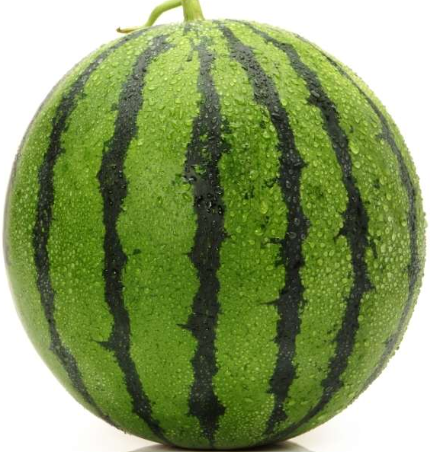
#> input picture Image_test/2.png, 430 x 452 px
$ python extract_features.py
#> lines starting #> are read from the running program, lines starting #| are printed output that depends on the picture
import numpy as np
from PIL import Image
from skimage.feature import local_binary_pattern, graycomatrix, graycoprops, hog
from skimage.filters import gabor
from sklearn.preprocessing import normalize
import cv2
import math

# ========== Đặc trưng HSV ==========
# Chuyển RGB sang HSV dùng hàm thủ công
def rgb_to_hsv(pixel):
    r, g, b = pixel
    r, g, b = r / 255.0, g / 255.0, b / 255.0
    v = max(r, g, b)
    delta = v - min(r, g, b)

    if delta == 0:
        h = 0
        s = 0
    else:
        s = delta / v
        if r == v:
            h = (g - b) / delta
        elif g == v:
            h = 2 + (b - r) / delta
        else:
            h = 4 + (r - g) / delta
        h = (h / 6) % 1.0

    return [int(h * 180), int(s * 255), int(v * 255)]

def covert_image_rgb_to_hsv(img):
    hsv_image = []
    for i in img:
        hsv_row = []
        for j in i:
            hsv_row.append(rgb_to_hsv(j))
        hsv_image.append(hsv_row)
    return np.array(hsv_image)

def my_calcHist(image, channels, histSize, ranges):
    hist = np.zeros(histSize, dtype=np.int64)
    for i in range(image.shape[0]):
        for j in range(image.shape[1]):
            bin_vals = [image[i, j, c] for c in channels]
            bin_idxs = [
                (bin_vals[c] - ranges[c][0]) * histSize[c] //
                (ranges[c][1] - ranges[c][0])
                for c in range(len(channels))
            ]
            # Đảm bảo không vượt quá chỉ số
            bin_idxs = [min(idx, histSize[i] - 1) for i, idx in enumerate(bin_idxs)]
            hist[tuple(bin_idxs)] += 1
    return hist

def extract_hsv_features(image):
    # Chuyển đổi ảnh từ BGR (OpenCV) sang RGB
    image_rgb = cv2.cvtColor(image, cv2.COLOR_BGR2RGB)

    hsv_image = covert_image_rgb_to_hsv(image_rgb)
    channels = [0, 1, 2]
    histSize = [12, 12, 3]
    ranges = [(0, 180), (0, 256), (0, 256)]

    histogram = my_calcHist(hsv_image, channels, histSize, ranges)
    hist_flat = histogram.flatten().astype("float")
    hist_flat /= (hist_flat.sum() + 1e-7)  # Chuẩn hóa
    return hist_flat

# ========== Đặc trưng Histogram theo vùng ==========
def extract_color_histogram(image, bins=256, regions=4):
    """
    Trích xuất histogram theo vùng từ ảnh HSV.
    - image: Ảnh đầu vào (NumPy array, RGB).
    - bins: Số lượng bins cho mỗi histogram.
    - regions: Số vùng chia theo chiều ngang và dọc (regions x regions).
    """
    # Chuyển đổi ảnh từ BGR (OpenCV) sang RGB
    image_rgb = cv2.cvtColor(image, cv2.COLOR_BGR2RGB)

    hsv_image = covert_image_rgb_to_hsv(image_rgb)
    height, width, _ = hsv_image.shape
    region_height = height // regions
    region_width = width // regions

    feature_vector = []

    # Duyệt qua từng vùng
    for i in range(regions):
        for j in range(regions):
            # Xác định tọa độ vùng
            start_y = i * region_height
            end_y = (i + 1) * region_height
            start_x = j * region_width
            end_x = (j + 1) * region_width

            # Cắt vùng từ ảnh HSV
            region = hsv_image[start_y:end_y, start_x:end_x]


            channels = [0, 1, 2]
            histSize = [12, 12, 3]
            ranges = [(0, 180), (0, 256), (0, 256)]

            def my_calcHist(image, channels, histSize, ranges):
                hist = np.zeros(histSize, dtype=np.int64)
                for i in range(image.shape[0]):
                    for j in range(image.shape[1]):
                        bin_vals = [image[i, j, c] for c in channels]
                        bin_idxs = [
                            (bin_vals[c] - ranges[c][0]) * histSize[c] //
                            (ranges[c][1] - ranges[c][0])
                            for c in range(len(channels))
                        ]
                        # Đảm bảo không vượt quá chỉ số
                        bin_idxs = [min(idx, histSize[i] - 1) for i, idx in enumerate(bin_idxs)]
                        hist[tuple(bin_idxs)] += 1
                return hist

            histogram = my_calcHist(region, channels, histSize, ranges)
            hist_flat = histogram.flatten().astype("float")
            hist_flat /= (hist_flat.sum() + 1e-7)  # Chuẩn hóa

            # Kết hợp histogram của vùng vào vector đặc trưng
            feature_vector.extend(histogram)


    return np.array(feature_vector)

# ========== Đặc trưng LBP ==========
# ========== Tham số và hàm LBP ==========
LBP_RADIUS = 1
LBP_POINTS = 8 * LBP_RADIUS
class LBP(object):
    def __init__(self, radius=1, npoints=8, counter_clockwise=True, interpolation="bilinear"):
        self.radius = radius
        self.npoints = npoints
        self.interpolation = interpolation
        self.counter_clockwise= counter_clockwise
        assert self.radius > 0 and self.npoints > 0
        assert interpolation in ("bilinear", "nearest")
        self.get_pixel_func = self._get_pixel_nearest if self.interpolation == "nearest" else self._get_pixel_bilinear

        start_angle_radian = 0
        angle_radian = 2*math.pi/npoints
        circle_direction = 1 if counter_clockwise else -1
        neighbor_positions = []
        for pos in range(self.npoints):
            delta_x = math.cos(start_angle_radian+circle_direction*pos*angle_radian) * self.radius
            delta_y = -(math.sin(start_angle_radian+circle_direction*pos*angle_radian) * self.radius)
            neighbor_positions.append((delta_x, delta_y))
        neighbor_positions.reverse()
        self.neighbor_positions = neighbor_positions
        assert len(self.neighbor_positions) == npoints
        pass

    def _get_pixel_nearest(self, image, x, y, w, h):
        xx = round(x)
        yy = round(y)
        if xx < 0 or yy < 0 or xx >= w or yy >= h:
            return 0
        else:
            return image[yy, xx]

    def _get_pixel_bilinear(self, image, x, y, w, h):
        xmin, xmax = math.floor(x), math.ceil(x)
        ymin, ymax = math.floor(y), math.ceil(y)

        intensity_top_left = 0 if xmin<0 or ymin<0 or xmin>=w or ymin>=h else image[ymin, xmin]
        intensity_top_right = 0 if xmax<0 or ymin<0 or xmax>=w or ymin>=h else image[ymin, xmax]
        intensity_bottom_left = 0 if xmin<0 or ymax<0 or xmin>=w or ymax>=h else image[ymax, xmin]
        intensity_bottom_right = 0 if xmax<0 or ymax<0 or xmax>=w or ymax>=h else image[ymax, xmax]

        weight_x = x - xmin
        weight_y = y - ymin

        intensity_at_top = (1-weight_x) * intensity_top_left + weight_x * intensity_top_right
        intensity_at_bottom= (1-weight_x) * intensity_bottom_left + weight_x * intensity_bottom_right

        final_intensity = (1-weight_y) * intensity_at_top + weight_y * intensity_at_bottom
        return final_intensity

    def __call__(self, image):
        assert len(image.shape) == 2
        h, w = image.shape
        result = np.zeros([h, w])
        for y in range(h):
            for x in range(w):
                center_intensity = image[y, x]
                binary_vector = [0] * self.npoints
                for npos in range(self.npoints):
                    new_x = x + self.neighbor_positions[npos][0]
                    new_y = y + self.neighbor_positions[npos][1]

                    neighbor_intensity = self.get_pixel_func(image, new_x, new_y, w, h)

                    if center_intensity <= neighbor_intensity:
                        binary_vector[npos] = 1
                binary_str = "".join([str(e) for e in binary_vector]) # '00001001'
                decimal_value = int(binary_str, 2) # convert binary string to decimal
                result[y, x] = decimal_value
        return result

# spatial_hist
def lbp_spatial_histogram(lbp_image, grid_x=4, grid_y=4, npoints=8):
    h, w = lbp_image.shape
    num_bins = 2 ** npoints
    hist_vector = []
    step_x = w // grid_x
    step_y = h // grid_y
    for i in range(grid_y):
        for j in range(grid_x):
            x_start = j * step_x
            y_start = i * step_y
            x_end = x_start + step_x
            y_end = y_start + step_y
            cell = lbp_image[y_start:y_end, x_start:x_end]
            hist, _ = np.histogram(cell.ravel(), bins=num_bins, range=(0, num_bins))
            hist = hist.astype("float")
            hist /= (hist.sum() + 1e-6)
            hist_vector.extend(hist)
    return np.array(hist_vector)

# global_hist
def lbp_to_feature_vector(lbp_image, npoints=8):
    num_bins = 2 ** npoints
    hist, _ = np.histogram(lbp_image.ravel(), bins=num_bins, range=(0, num_bins))

    hist = hist.astype("float")
    hist /= (hist.sum() + 1e-6)
    return hist

def extract_lbp_features(image, grid_x=4, grid_y=4, npoints=8):
    gray = cv2.cvtColor(image, cv2.COLOR_BGR2GRAY)

    # Dùng thư viện
    # lbp_result = local_binary_pattern(gray, LBP_POINTS, LBP_RADIUS, method="default")

    # Code chay
    lbp = LBP()
    lbp_result = lbp(gray)

    if grid_x == 1 and grid_x == 1:
        feature_vector = lbp_to_feature_vector(lbp_result, npoints=npoints)
    else:
        feature_vector = lbp_spatial_histogram(lbp_result, grid_x=grid_x, grid_y=grid_y, npoints=npoints)
    return feature_vector

# # ========== Tổng hợp đặc trưng ==========

def extract_features(image):
    image = cv2.resize(image, (100, 100))

    hsv = normalize(extract_hsv_features(image).reshape(1, -1))[0]
    spatial_hsv = normalize(extract_color_histogram(image).reshape(1, -1))[0]
    lbp = normalize(extract_lbp_features(image, grid_x=1, grid_y=1, npoints=8).reshape(1, -1))[0]
    spatial_lbp = normalize(extract_lbp_features(image, grid_x=4, grid_y=4, npoints=8).reshape(1, -1))[0]

    # return np.concatenate([hsv, spatial_hsv, lbp, spatial_lbp])
    return hsv, spatial_hsv, lbp, spatial_lbp


def main():
    image_path = 'Image_test/2.png'

    image = cv2.imread(image_path)
#> image is the input picture: shape (452, 430, 3); mean B, G, R 99.6, 154.6, 135.9

    image_rgb = cv2.cvtColor(image, cv2.COLOR_BGR2RGB)
    hsv, spatial_hsv, lbp, spatial_lbp = extract_features(image_rgb)
#> in extract_features, `image = cv2.resize(image, (100, 100))`:
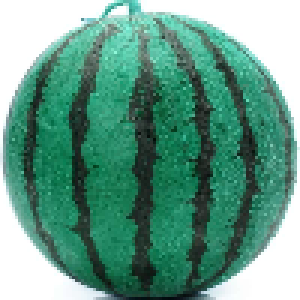
#> image: shape (100, 100, 3) (shown 3 times larger); mean of channels 0, 1, 2 135.8, 154.5, 99.5; drawn as B, G, R
#> the loop in covert_image_rgb_to_hsv, `for i in img:` made 100 passes
#> in covert_image_rgb_to_hsv, `return np.array(hsv_image)`:
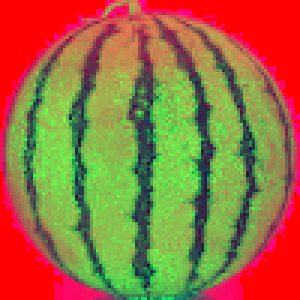
#> returned value: shape (100, 100, 3) int64 (shown 3 times larger); mean of channels 0, 1, 2 64.3, 111.7, 154.6; drawn as B, G, R
#> the loop in covert_image_rgb_to_hsv (call 2), `for i in img:` made 100 passes
#> after the loop in extract_color_histogram, `for i in range(regions):`:
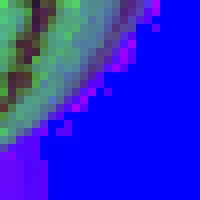
#> region: shape (25, 25, 3) int64 (shown 8 times larger); mean R, G, B 39.2, 39.7, 208.8
#> in extract_lbp_features, `gray = cv2.cvtColor(image, cv2.COLOR_BGR2GRAY)`:
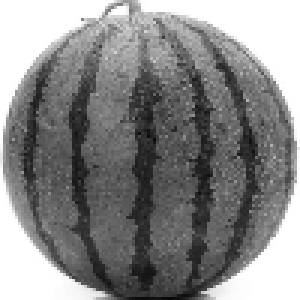
#> gray: shape (100, 100) (shown 3 times larger); min 8, max 255, mean 135.9
#> after the loop in __call__, `for y in range(h):`:
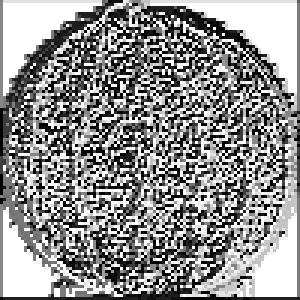
#> result: shape (100, 100) float64 (shown 3 times larger); min 0, max 255, mean 144.3
    print(len(hsv))
#| 432
    print(len(spatial_hsv))
#| 6912
    print(len(lbp))
#| 256
    print(len(spatial_lbp))
#| 4096

if __name__ == '__main__':
    main()

$ run again, with Image_test/1.png copied over Image_test/2.png
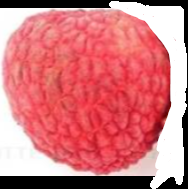
#> input picture Image_test/1.png, 188 x 189 px
#> in main, image is the input picture: shape (189, 188, 3); mean B, G, R 124.9, 119.9, 210.3
#> in extract_features, `image = cv2.resize(image, (100, 100))`:
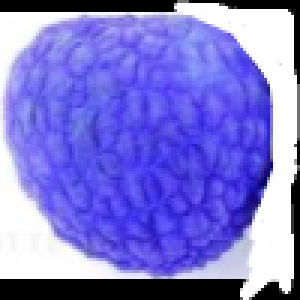
#> image: shape (100, 100, 3) (shown 3 times larger); mean of channels 0, 1, 2 210.5, 120, 125; drawn as B, G, R
#> the loop in covert_image_rgb_to_hsv, `for i in img:` made 100 passes
#> the loop in covert_image_rgb_to_hsv (call 2), `for i in img:` made 100 passes
#> after the loop in __call__, `for y in range(h):`:
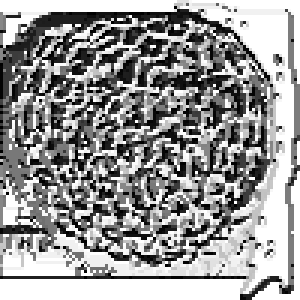
#> result: shape (100, 100) float64 (shown 3 times larger); min 0, max 255, mean 152.9
#| 432
#| 6912
#| 256
#| 4096

$ run again, with Image_test/Khothietke.net-PNG-02439.png copied over Image_test/2.png
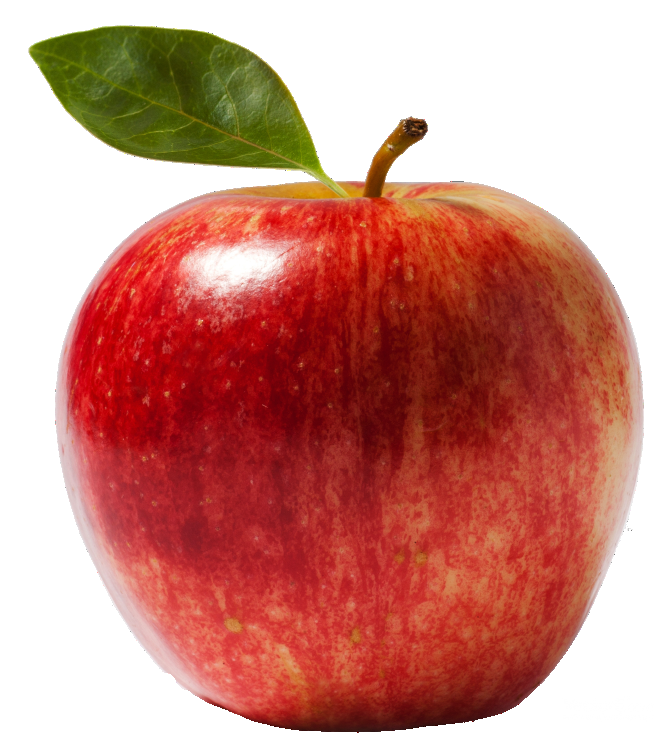
#> input picture Image_test/Khothietke.net-PNG-02439.png, 666 x 733 px
#> in main, image is the input picture: shape (733, 666, 3); mean B, G, R 127.4, 138.1, 202.1
#> in extract_features, `image = cv2.resize(image, (100, 100))`:
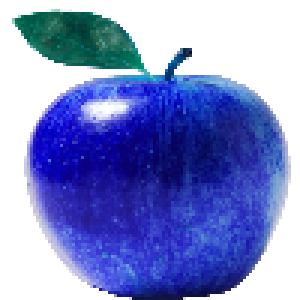
#> image: shape (100, 100, 3) (shown 3 times larger); mean of channels 0, 1, 2 202, 138.1, 127.3; drawn as B, G, R
#> the loop in covert_image_rgb_to_hsv, `for i in img:` made 100 passes
#> the loop in covert_image_rgb_to_hsv (call 2), `for i in img:` made 100 passes
#> after the loop in __call__, `for y in range(h):`:
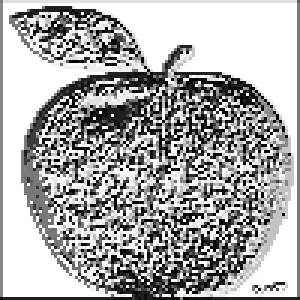
#> result: shape (100, 100) float64 (shown 3 times larger); min 0, max 255, mean 170.4
#| 432
#| 6912
#| 256
#| 4096
